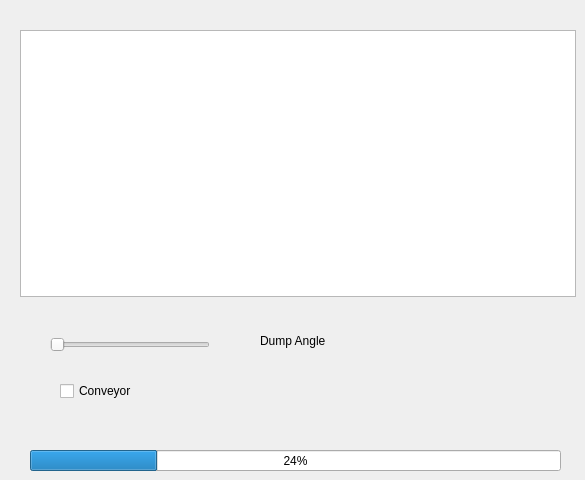
       <widget class="QWidget" name="tab_DepositionControl">
        <attribute name="title">
         <string>Deposition Control</string>
        </attribute>
        <widget class="QSlider" name="horizontalSlider_9">
         <property name="geometry">
          <rect>
           <x>50</x>
           <y>330</y>
           <width>160</width>
           <height>29</height>
          </rect>
         </property>
         <property name="focusPolicy">
          <enum>Qt::NoFocus</enum>
         </property>
         <property name="orientation">
          <enum>Qt::Horizontal</enum>
         </property>
        </widget>
        <widget class="QCheckBox" name="checkBox_3">
         <property name="geometry">
          <rect>
           <x>60</x>
           <y>380</y>
           <width>100</width>
           <height>22</height>
          </rect>
         </property>
         <property name="focusPolicy">
          <enum>Qt::NoFocus</enum>
         </property>
         <property name="text">
          <string>Conveyor</string>
         </property>
        </widget>
        <widget class="QLabel" name="label_5">
         <property name="geometry">
          <rect>
           <x>260</x>
           <y>330</y>
           <width>91</width>
           <height>21</height>
          </rect>
         </property>
         <property name="text">
          <string>Dump Angle</string>
         </property>
        </widget>
        <widget class="QProgressBar" name="locomotion_ProgressBar_4">
         <property name="geometry">
          <rect>
           <x>30</x>
           <y>450</y>
           <width>531</width>
           <height>21</height>
          </rect>
         </property>
         <property name="maximum">
          <number>100</number>
         </property>
         <property name="value">
          <number>24</number>
         </property>
        </widget>
        <widget class="QGraphicsView" name="graphicsView_3">
         <property name="geometry">
          <rect>
           <x>20</x>
           <y>30</y>
           <width>556</width>
           <height>267</height>
          </rect>
         </property>
         <property name="focusPolicy">
          <enum>Qt::NoFocus</enum>
         </property>
        </widget>
       </widget>
